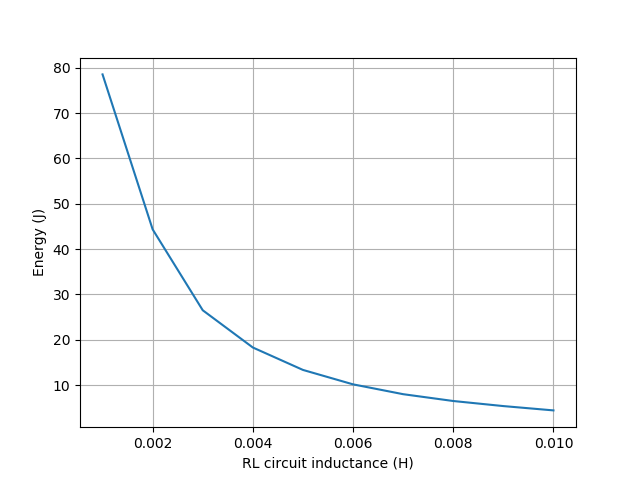

Here is the Python script that generated this plot:
import ltspice
import matplotlib.pyplot as plt
import numpy as np
import os

l = ltspice.Ltspice(os.path.dirname(__file__)+'/energy_calc.raw') 
l.parse() 

energy_R1 = []

for i in range(l.case_count): # Iteration in simulation cases
    time = l.get_time(i)
    I_R1 = l.get_data('I(R1)',i)
    R1 = 1
    power_R1 = R1 * I_R1 * I_R1 # Calc dissipated power from R1 from 0 to 5ms
    a = ltspice.integrate(time, power_R1, [0, 5e-3])
    energy_R1.append(a)
    
cond = np.linspace(1e-3, 10e-3, 10) #Simulation condition written in .asc file

plt.xlabel("RL circuit inductance (H)")
plt.ylabel("Energy (J)")
plt.grid()
plt.plot(cond, energy_R1)
plt.savefig('energy_calc.png')
plt.show()